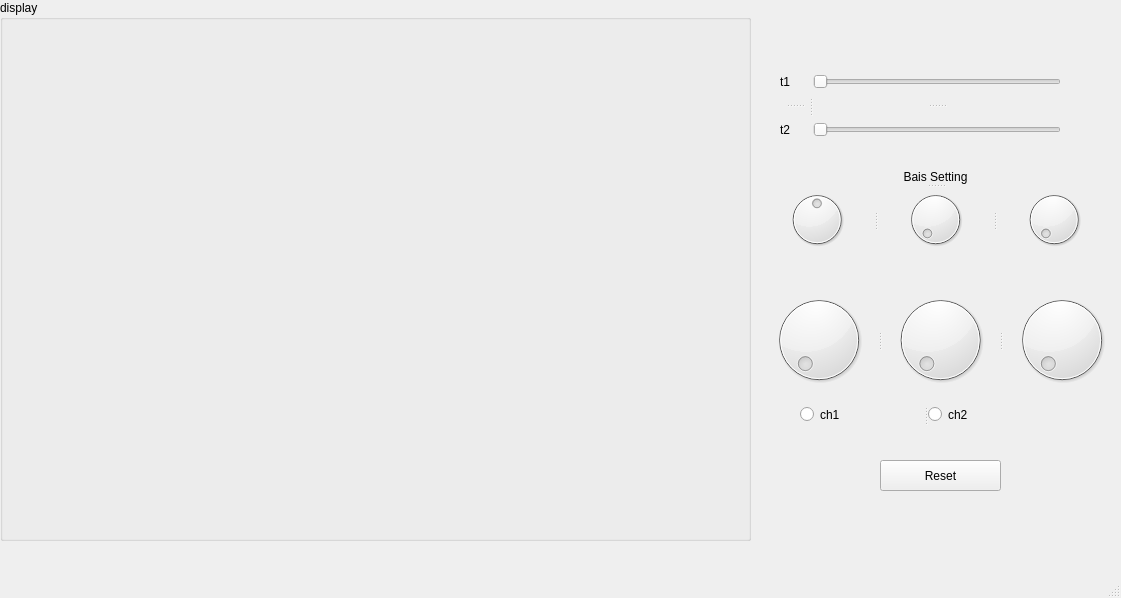
<?xml version="1.0" encoding="UTF-8"?>
<ui version="4.0">
 <class>MainWindow</class>
 <widget class="QMainWindow" name="MainWindow">
  <property name="geometry">
   <rect>
    <x>0</x>
    <y>0</y>
    <width>1121</width>
    <height>598</height>
   </rect>
  </property>
  <property name="windowTitle">
   <string>MainWindow</string>
  </property>
  <widget class="QWidget" name="centralwidget">
   <widget class="QGroupBox" name="groupBox">
    <property name="geometry">
     <rect>
      <x>0</x>
      <y>0</y>
      <width>751</width>
      <height>541</height>
     </rect>
    </property>
    <property name="title">
     <string>display</string>
    </property>
   </widget>
   <widget class="QPushButton" name="btn_reset">
    <property name="geometry">
     <rect>
      <x>880</x>
      <y>460</y>
      <width>121</width>
      <height>31</height>
     </rect>
    </property>
    <property name="text">
     <string>Reset</string>
    </property>
   </widget>
   <widget class="QSplitter" name="splitter_3">
    <property name="geometry">
     <rect>
      <x>800</x>
      <y>400</y>
      <width>251</width>
      <height>29</height>
     </rect>
    </property>
    <property name="orientation">
     <enum>Qt::Horizontal</enum>
    </property>
    <widget class="QRadioButton" name="radiobtn_ch1">
     <property name="text">
      <string>ch1</string>
     </property>
    </widget>
    <widget class="QRadioButton" name="radiobtn_ch2">
     <property name="text">
      <string>ch2</string>
     </property>
    </widget>
   </widget>
   <widget class="QSplitter" name="splitter_2">
    <property name="geometry">
     <rect>
      <x>760</x>
      <y>290</y>
      <width>361</width>
      <height>100</height>
     </rect>
    </property>
    <property name="orientation">
     <enum>Qt::Horizontal</enum>
    </property>
    <widget class="QSplitter" name="splitter_4">
     <property name="orientation">
      <enum>Qt::Horizontal</enum>
     </property>
     <widget class="QDial" name="dial_ch1_amp">
      <property name="minimum">
       <number>1</number>
      </property>
      <property name="maximum">
       <number>10</number>
      </property>
      <property name="singleStep">
       <number>2</number>
      </property>
     </widget>
     <widget class="QDial" name="dial_ch2_amp">
      <property name="maximum">
       <number>5</number>
      </property>
     </widget>
     <widget class="QDial" name="dial_time_scale">
      <property name="minimum">
       <number>1000</number>
      </property>
      <property name="maximum">
       <number>10000</number>
      </property>
      <property name="singleStep">
       <number>100</number>
      </property>
     </widget>
    </widget>
   </widget>
   <widget class="QSplitter" name="splitter_8">
    <property name="geometry">
     <rect>
      <x>780</x>
      <y>60</y>
      <width>281</width>
      <height>91</height>
     </rect>
    </property>
    <property name="orientation">
     <enum>Qt::Horizontal</enum>
    </property>
    <widget class="QSplitter" name="splitter_7">
     <property name="orientation">
      <enum>Qt::Vertical</enum>
     </property>
     <widget class="QLabel" name="label">
      <property name="text">
       <string>t1</string>
      </property>
     </widget>
     <widget class="QLabel" name="label_2">
      <property name="text">
       <string>t2</string>
      </property>
     </widget>
    </widget>
    <widget class="QSplitter" name="splitter_6">
     <property name="orientation">
      <enum>Qt::Vertical</enum>
     </property>
     <widget class="QSlider" name="cursor_ch1">
      <property name="orientation">
       <enum>Qt::Horizontal</enum>
      </property>
     </widget>
     <widget class="QSlider" name="cursor_ch2">
      <property name="orientation">
       <enum>Qt::Horizontal</enum>
      </property>
     </widget>
    </widget>
   </widget>
   <widget class="QSplitter" name="splitter_9">
    <property name="geometry">
     <rect>
      <x>760</x>
      <y>170</y>
      <width>351</width>
      <height>81</height>
     </rect>
    </property>
    <property name="orientation">
     <enum>Qt::Vertical</enum>
    </property>
    <widget class="QLabel" name="label_3">
     <property name="text">
      <string>Bais Setting</string>
     </property>
     <property name="alignment">
      <set>Qt::AlignCenter</set>
     </property>
    </widget>
    <widget class="QSplitter" name="splitter">
     <property name="orientation">
      <enum>Qt::Horizontal</enum>
     </property>
     <widget class="QSplitter" name="splitter_5">
      <property name="orientation">
       <enum>Qt::Horizontal</enum>
      </property>
      <widget class="QDial" name="dial_ch1_bais">
       <property name="minimum">
        <number>-10</number>
       </property>
       <property name="maximum">
        <number>10</number>
       </property>
      </widget>
      <widget class="QDial" name="dial_ch2_bais">
       <property name="maximum">
        <number>5</number>
       </property>
      </widget>
      <widget class="QDial" name="dial_time_bais">
       <property name="maximum">
        <number>1000</number>
       </property>
       <property name="singleStep">
        <number>100</number>
       </property>
      </widget>
     </widget>
    </widget>
   </widget>
  </widget>
  <widget class="QMenuBar" name="menubar">
   <property name="geometry">
    <rect>
     <x>0</x>
     <y>0</y>
     <width>1121</width>
     <height>28</height>
    </rect>
   </property>
  </widget>
  <widget class="QStatusBar" name="statusbar"/>
 </widget>
 <resources/>
 <connections/>
</ui>
